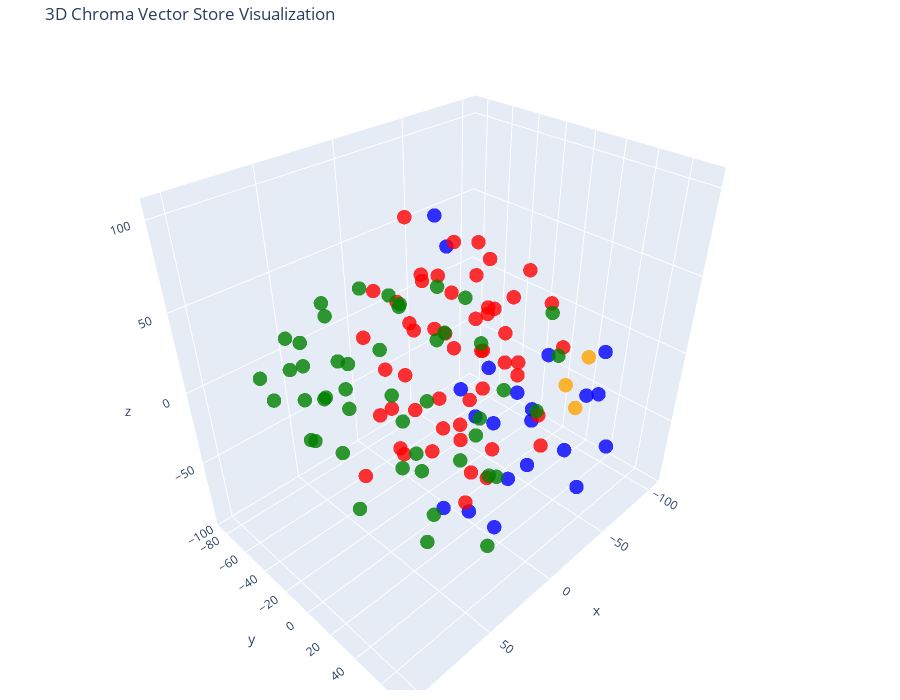

Here is the notebook cell this chart was saved with:
### Code cell
# Let's try 3D!

tsne = TSNE(n_components=3, random_state=42)
reduced_vectors = tsne.fit_transform(vectors)

# Create the 3D scatter plot
fig = go.Figure(data=[go.Scatter3d(
    x=reduced_vectors[:, 0],
    y=reduced_vectors[:, 1],
    z=reduced_vectors[:, 2],
    mode='markers',
    marker=dict(size=5, color=colors, opacity=0.8),
    text=[f"Type: {t}<br>Text: {d[:100]}..." for t, d in zip(doc_types, documents)],
    hoverinfo='text'
)])

fig.update_layout(
    title='3D Chroma Vector Store Visualization',
    scene=dict(xaxis_title='x', yaxis_title='y', zaxis_title='z'),
    width=900,
    height=700,
    margin=dict(r=20, b=10, l=10, t=40)
)

fig.show()

### Figure 1 — Plotly figure (JSON) as saved in the notebook; plotly's stock layout.template omitted (floating-point values rounded to 4 significant figures)
{"data": [{"hoverinfo": "text", "marker": {"color": ["blue", "blue", "blue", "blue", "blue", "blue", "blue", "blue", "blue", "blue", "blue", "blue", "blue", "blue", "blue", "blue", "blue", "blue", "blue", "blue", "blue", "red", "red", "red", "red", "red", "red", "red", "red", "red", "red", "red", "red", "red", "red", "red", "red", "red", "red", "red", "red", "red", "red", "red", "red", "red", "red", "red", "red", "red", "red", "red", "red", "red", "red", "red", "red", "red", "red", "red", "red", "red", "red", "red", "red", "red", "red", "red", "red", "red", "red", "red", "red", "orange", "orange", "orange", "green", "green", "green", "green", "green", "green", "green", "green", "green", "green", "green", "green", "green", "green", "green", "green", "green", "green", "green", "green", "green", "green", "green", "green", "green", "green", "green", "green", "green", "green", "green", "green", "green", "green", "green", "green", "green", "green", "green", "green", "green", "green", "green", "green", "green", "green", "green"], "opacity": 0.8, "size": 5}, "mode": "markers", "text": ["Type: products<br>Text: # Product Summary\n\n# Rellm: AI-Powered Enterprise Reinsurance Solution\n\n## Summary\n\nRellm is an inno...", "Type: products<br>Text: ### Seamless Integrations\nRellm's architecture is designed for effortless integration with existing ...", "Type: products<br>Text: ### Regulatory Compliance Tools\nRellm includes built-in compliance tracking features to help organiz...", "Type: products<br>Text: Join the growing number of organizations leveraging Rellm to enhance their reinsurance processes whi...", "Type: products<br>Text: Experience the future of reinsurance with Rellm, where innovation meets reliability. Let Insurellm h...", "Type: products<br>Text: # Product Summary\n\n# Markellm\n\n## Summary\n\nMarkellm is an innovative two-sided marketplace designed ...", "Type: products<br>Text: - **User-Friendly Interface**: Designed with user experience in mind, Markellm features an intuitive...", "Type: products<br>Text: - **Customer Support**: Our dedicated support team is always available to assist both consumers and ...", "Type: products<br>Text: ### For Insurance Companies:\n- **Basic Listing Fee**: $199/month for a featured listing on the platf...", "Type: products<br>Text: ### Q3 2025\n- Initiate a comprehensive marketing campaign targeting both consumers and insurers to i...", "Type: products<br>Text: # Product Summary\n\n# Homellm\n\n## Summary\nHomellm is an innovative home insurance product developed b...", "Type: products<br>Text: ### 2. Dynamic Pricing Model\nWith Homellm's innovative dynamic pricing model, insurance providers ca...", "Type: products<br>Text: ### 5. Multi-Channel Integration\nHomellm seamlessly integrates into existing insurance platforms, pr...", "Type: products<br>Text: - **Basic Tier:** Starting at $5,000/month for small insurers with basic integration features.\n- **S...", "Type: products<br>Text: All tiers include a comprehensive training program and ongoing updates to ensure optimal performance...", "Type: products<br>Text: With Homellm, Insurellm is committed to transforming the landscape of home insurance, ensuring both ...", "Type: products<br>Text: # Product Summary\n\n# Carllm\n\n## Summary\n\nCarllm is an innovative auto insurance product developed by...", "Type: products<br>Text: - **Instant Quoting**: With Carllm, insurance companies can offer near-instant quotes to customers, ...", "Type: products<br>Text: - **Mobile Integration**: Carllm is designed to work seamlessly with mobile applications, providing ...", "Type: products<br>Text: - **Professional Tier**: $2,500/month\n  - For medium-sized companies.\n  - All Basic Tier features pl...", "Type: products<br>Text: ### Q2 2025: Customer Experience Improvements\n- Launch of a new **mobile app** for end-users.\n- Intr...", "Type: contracts<br>Text: # Contract with GreenField Holdings for Markellm\n\n**Effective Date:** November 15, 2023  \n**Contract...", "Type: contracts<br>Text: ## Renewal\n1. **Automatic Renewal**: This contract will automatically renew for sequential one-year ...", "Type: contracts<br>Text: ## Features\n1. **AI-Powered Matching**: Access to advanced algorithms that connect GreenField Holdin...", "Type: contracts<br>Text: ## Support\n1. **Customer Support Access**: The Client will have access to dedicated support through ...", "Type: contracts<br>Text: **Signatures:**  \n_________________________                           _________________________  \n**...", "Type: contracts<br>Text: # Contract with Apex Reinsurance for Rellm: AI-Powered Enterprise Reinsurance Solution\n\n## Terms\n\n1....", "Type: contracts<br>Text: ## Renewal\n\n1. **Automatic Renewal**: This Agreement will automatically renew for successive one-yea...", "Type: contracts<br>Text: 2. **Seamless Integrations**: The architecture of Rellm allows for easy integration with existing sy...", "Type: contracts<br>Text: 1. **Technical Support**: Provider shall offer dedicated technical support to the Client via phone, ...", "Type: contracts<br>Text: **Insurellm, Inc.**  \n_____________________________  \nAuthorized Signature   \nDate: ________________...", "Type: contracts<br>Text: # Contract with Greenstone Insurance for Homellm\n\n---\n\n## Terms\n\n1. **Parties**: This Contract (\"Agr...", "Type: contracts<br>Text: 4. **Payment Terms**: \n   - The Customer shall pay an amount of $10,000 per month for the Standard T...", "Type: contracts<br>Text: ---\n\n## Features\n\n- **AI-Powered Risk Assessment**: Customer will have access to enhanced risk evalu...", "Type: contracts<br>Text: - **Customer Portal**: A dedicated portal will be provided, allowing the Customer's clients to manag...", "Type: contracts<br>Text: ______________________________  \n[Name], [Title]  \nDate: ______________________\n\n**For Greenstone In...", "Type: contracts<br>Text: # Contract with Roadway Insurance Inc. for Carllm\n\n---\n\n## Terms\n\n1. **Agreement Effective Date**: T...", "Type: contracts<br>Text: ---\n\n## Renewal\n\n1. **Automatic Renewal**: This agreement will automatically renew for an additional...", "Type: contracts<br>Text: ---\n\n## Features\n\n1. **Access to Core Features**: Roadway Insurance Inc. will have access to all Pro...", "Type: contracts<br>Text: ---\n\n## Support\n\n1. **Technical Support**: Roadway Insurance Inc. will receive priority technical su...", "Type: contracts<br>Text: # Contract with Stellar Insurance Co. for Rellm\n\n## Terms\nThis contract is made between **Insurellm*...", "Type: contracts<br>Text: ### Termination\nEither party may terminate this agreement with a **30-day written notice**. In the e...", "Type: contracts<br>Text: ## Features\nStellar Insurance Co. will receive access to the following features of the Rellm product...", "Type: contracts<br>Text: ## Support\nInsurellm provides Stellar Insurance Co. with the following support services:\n\n- **24/7 T...", "Type: contracts<br>Text: # Contract with TechDrive Insurance for Carllm\n\n**Contract Date:** October 1, 2024  \n**Contract Dura...", "Type: contracts<br>Text: ## Renewal\n\n1. **Automatic Renewal**: This contract shall automatically renew for additional one-yea...", "Type: contracts<br>Text: ## Support\n\n1. **Customer Support**: Insurellm will provide 24/7 customer support to TechDrive Insur...", "Type: contracts<br>Text: **TechDrive Insurance Representative:**  \nName: Sarah Johnson  \nTitle: Operations Director  \nDate: _...", "Type: contracts<br>Text: # Contract with Belvedere Insurance for Markellm\n\n## Terms\nThis Contract (\"Agreement\") is made and e...", "Type: contracts<br>Text: ## Renewal\n1. **Renewal Terms**: This Agreement may be renewed for additional one-year terms upon mu...", "Type: contracts<br>Text: ## Features\n1. **AI-Powered Matching**: Belvedere Insurance will benefit from Markellm's AI-powered ...", "Type: contracts<br>Text: ## Support\n1. **Technical Support**: Technical support will be available from 9 AM to 7 PM EST, Mond...", "Type: contracts<br>Text: **Belvedere Insurance**  \nSignature: ______________________  \nName: [Authorized Signatory]  \nTitle: ...", "Type: contracts<br>Text: # Contract with Velocity Auto Solutions for Carllm\n\n**Contract Date:** October 1, 2023  \n**Contract ...", "Type: contracts<br>Text: ## Renewal\n\n1. **Automatic Renewal**: This contract will automatically renew for successive 12-month...", "Type: contracts<br>Text: ## Support\n\n1. **Customer Support**: Velocity Auto Solutions will have access to Insurellm’s custome...", "Type: contracts<br>Text: # Contract with GreenValley Insurance for Homellm\n\n**Contract Date:** October 6, 2023  \n**Contract N...", "Type: contracts<br>Text: 4. **Confidentiality:** Both parties agree to maintain the confidentiality of proprietary informatio...", "Type: contracts<br>Text: 1. **AI-Powered Risk Assessment:** Access to advanced AI algorithms for real-time risk evaluations.\n...", "Type: contracts<br>Text: 3. **Regular Updates:** Insurellm will offer ongoing updates and enhancements to the Homellm platfor...", "Type: contracts<br>Text: # Contract with EverGuard Insurance for Rellm: AI-Powered Enterprise Reinsurance Solution\n\n**Contrac...", "Type: contracts<br>Text: 4. **Usage Rights**: EverGuard Insurance is granted a non-exclusive, non-transferable license to acc...", "Type: contracts<br>Text: 1. **Core Functionality**: Rellm provides EverGuard Insurance with advanced AI-driven analytics, sea...", "Type: contracts<br>Text: 1. **Customer Support**: Insurellm will provide EverGuard Insurance with 24/7 customer support, incl...", "Type: contracts<br>Text: ---\n\n**Signatures**  \n**For Insurellm**: __________________________  \n**Name**: John Smith  \n**Title...", "Type: contracts<br>Text: # Contract with BrightWay Solutions for Markellm\n\n**Contract Date:** October 5, 2023  \n**Contract ID...", "Type: contracts<br>Text: 3. **Service Level Agreement (SLA):**  \n   Insurellm commits to a 99.9% uptime for the platform with...", "Type: contracts<br>Text: 2. **Real-Time Quote Availability:**  \n   Consumers sourced via BrightWay Solutions will receive rea...", "Type: contracts<br>Text: 3. **Training and Onboarding:**  \n   Insurellm agrees to provide one free training session on how to...", "Type: contracts<br>Text: # Contract with Pinnacle Insurance Co. for Homellm\n\n## Terms\nThis contract (\"Contract\") is entered i...", "Type: contracts<br>Text: ## Renewal\n1. **Renewal Terms**: At the end of the initial term, this Contract shall automatically r...", "Type: contracts<br>Text: ## Features\n1. **AI-Powered Risk Assessment**: Utilized for tailored underwriting decisions specific...", "Type: contracts<br>Text: ## Support\n1. **Technical Support**: Insurellm shall provide 24/7 technical support via an email and...", "Type: company<br>Text: # Overview of Insurellm\n\nInsurellm is an innovative insurance tech firm with 200 employees across th...", "Type: company<br>Text: # Careers at Insurellm\n\nInsurellm is hiring! We are looking for talented software engineers, data sc...", "Type: company<br>Text: # About Insurellm\n\nInsurellm was founded by Avery Lancaster in 2015 as an insurance tech startup des...", "Type: employees<br>Text: # HR Record\n\n# Alex Chen\n\n## Summary\n- **Date of Birth:** March 15, 1990  \n- **Job Title:** Backend ...", "Type: employees<br>Text: ## Annual Performance History\n- **2020:**  \n  - Completed onboarding successfully.  \n  - Met expecta...", "Type: employees<br>Text: ## Compensation History\n- **2020:** Base Salary: $80,000  \n- **2021:** Base Salary Increase to $90,0...", "Type: employees<br>Text: Alex Chen continues to be a vital asset at Insurellm, contributing significantly to innovative backe...", "Type: employees<br>Text: # HR Record\n\n# Oliver Spencer\n\n## Summary\n- **Date of Birth**: May 14, 1990  \n- **Job Title**: Backe...", "Type: employees<br>Text: ## Annual Performance History\n- **2018**: **3/5** - Adaptable team player but still learning to take...", "Type: employees<br>Text: ## Compensation History\n- **March 2018**: Initial salary of $80,000.\n- **July 2019**: Salary increas...", "Type: employees<br>Text: # HR Record\n\n# Emily Tran\n\n## Summary\n- **Date of Birth:** March 18, 1991  \n- **Job Title:** Digital...", "Type: employees<br>Text: - **January 2017 - May 2018**: Marketing Intern  \n  - Supported the Marketing team by collaborating ...", "Type: employees<br>Text: - **2021**:  \n  - Performance Rating: Meets Expectations  \n  - Key Achievements: Contributed to the ...", "Type: employees<br>Text: - **Professional Development Goals**:  \n  - Emily Tran aims to become a Marketing Manager within the...", "Type: employees<br>Text: # HR Record\n\n# Jordan Blake\n\n## Summary\n- **Date of Birth:** March 15, 1993  \n- **Job Title:** Sales...", "Type: employees<br>Text: ## Annual Performance History\n- **2021:** First year at Insurellm; achieved 90% of monthly targets. ...", "Type: employees<br>Text: ## Other HR Notes\n- Jordan has shown an interest in continuing education, actively participating in ...", "Type: employees<br>Text: # Avery Lancaster\n\n## Summary\n- **Date of Birth**: March 15, 1985  \n- **Job Title**: Co-Founder & Ch...", "Type: employees<br>Text: - **2010 - 2013**: Business Analyst at Edge Analytics  \n  Prior to joining Innovate, Avery worked as...", "Type: employees<br>Text: - **2018**: **Exceeds Expectations**  \n  Under Avery’s pivoted vision, Insurellm launched two new su...", "Type: employees<br>Text: - **2022**: **Satisfactory**  \n  Avery focused on rebuilding team dynamics and addressing employee c...", "Type: employees<br>Text: ## Compensation History\n- **2015**: $150,000 base salary + Significant equity stake  \n- **2016**: $1...", "Type: employees<br>Text: ## Other HR Notes\n- **Professional Development**: Avery has actively participated in leadership trai...", "Type: employees<br>Text: # HR Record\n\n# Maxine Thompson\n\n## Summary\n- **Date of Birth:** January 15, 1991  \n- **Job Title:** ...", "Type: employees<br>Text: ## Insurellm Career Progression\n- **January 2017 - October 2018**: **Junior Data Engineer**  \n  * Ma...", "Type: employees<br>Text: ## Annual Performance History\n- **2017**: *Meets Expectations*  \n  Maxine showed potential in her ro...", "Type: employees<br>Text: - **2021**: *Exceeds Expectations*  \n  Maxine spearheaded the transition to a new data warehousing s...", "Type: employees<br>Text: ## Compensation History\n- **2017**: $70,000 (Junior Data Engineer)  \n- **2018**: $75,000 (Junior Dat...", "Type: employees<br>Text: # Samantha Greene\n\n## Summary\n- **Date of Birth:** October 14, 1990\n- **Job Title:** HR Generalist\n-...", "Type: employees<br>Text: ## Annual Performance History\n- **2020:** Exceeds Expectations  \n  Samantha Greene demonstrated exce...", "Type: employees<br>Text: ## Compensation History\n- **2020:** Base Salary - $55,000  \n  The entry-level salary matched industr...", "Type: employees<br>Text: - **2023:** Base Salary - $70,000  \n  Recognized for substantial improvement in employee relations m...", "Type: employees<br>Text: # HR Record\n\n# Alex Thomson\n\n## Summary\n- **Date of Birth:** March 15, 1995  \n- **Job Title:** Sales...", "Type: employees<br>Text: ## Annual Performance History  \n- **2022** - Rated as \"Exceeds Expectations.\" Alex Thomson achieved ...", "Type: employees<br>Text: ## Other HR Notes\n- Alex Thomson is an active member of the Diversity and Inclusion committee at Ins...", "Type: employees<br>Text: # HR Record\n\n# Samuel Trenton\n\n## Summary\n- **Date of Birth:** April 12, 1989  \n- **Job Title:** Sen...", "Type: employees<br>Text: ## Annual Performance History\n- **2023:** Rating: 4.5/5  \n  *Samuel exceeded expectations, successfu...", "Type: employees<br>Text: ## Compensation History\n- **2023:** Base Salary: $115,000 + Bonus: $15,000  \n  *Annual bonus based o...", "Type: employees<br>Text: - **Engagement in Company Culture:** Regularly participates in team-building events and contributes ...", "Type: employees<br>Text: # HR Record\n\n# Alex Harper\n\n## Summary\n- **Date of Birth**: March 15, 1993  \n- **Job Title**: Sales ...", "Type: employees<br>Text: ## Annual Performance History  \n- **2021**:  \n  - **Performance Rating**: 4.5/5  \n  - **Key Achievem...", "Type: employees<br>Text: - **2022**:  \n  - **Base Salary**: $65,000 (Promotion to Senior SDR)  \n  - **Bonus**: $13,000 (20% o...", "Type: employees<br>Text: # HR Record\n\n# Jordan K. Bishop\n\n## Summary\n- **Date of Birth:** March 15, 1990\n- **Job Title:** Fro...", "Type: employees<br>Text: ## Annual Performance History\n- **2019:** Exceeds Expectations - Continuously delivered high-quality...", "Type: employees<br>Text: ## Compensation History\n- **June 2018:** Starting Salary - $85,000\n- **June 2019:** Salary Increase ...", "Type: employees<br>Text: ## Other HR Notes\n- Jordan K. Bishop has been an integral part of club initiatives, including the In...", "Type: employees<br>Text: # HR Record\n\n# Emily Carter\n\n## Summary\n- **Date of Birth:** August 12, 1990  \n- **Job Title:** Acco...", "Type: employees<br>Text: - **2017-2019:** Marketing Intern  \n  - Assisted with market research and campaign development for s...", "Type: employees<br>Text: ## Compensation History\n| Year | Base Salary | Bonus         | Total Compensation |\n|------|--------...", "Type: employees<br>Text: Emily Carter exemplifies the kind of talent that drives Insurellm's success and is an invaluable ass..."], "type": "scatter3d", "x": [-36.84, -1.554, -60.15, -40.11, -17.58, -11.61, 17.37, -1.099, 2.165, -23.17, -28.18, -35.72, -26.07, -56.54, -58.53, -0.01441, -54.59, -73.54, -77.45, 37.22, -48.52, -6.952, -84.21, -92.66, -104.8, -45.97, 11.21, -11.02, -52.93, -7.455, -39.83, -43.32, -55.77, -13.16, -33.5, -32.02, 22.28, -88.36, -53.39, 35.72, -49.54, -68.9, -44.7, -35.26, 12.3, -77.14, 58.81, 17.03, 22.23, -96.12, -6.776, -4.726, -17.42, 21.52, 1.6, 5.953, -66.02, -67.9, -29.06, -61.93, 3.593, -16.71, -33.32, -15.75, -25.47, -47.1, -49.34, -28.25, -9.843, -32.07, -91.25, -12.17, -15.61, -31.41, -31.79, -18.91, 57.23, 51.3, 59.3, 0.1571, 40.84, 41.55, 52.11, 39.41, 51.3, 80.52, 49.26, 77.84, 42.32, 37.13, 9.007, 12.3, 14.61, 2.27, 94.96, 9.404, 103.6, 28.92, 36.98, 21.93, 53.32, 88.67, 53.33, 78.97, 88.14, 64.03, 76.14, 62.22, 73.89, 49.12, 76.11, 69.18, 70.11, 95.81, 85.17, 50.76, 27.49, 69.31, 35.69, 43.0, 64.55, 75.28, -15.65], "y": [28.0, -14.64, 19.16, 50.7, 42.71, 33.78, 10.48, 13.66, 36.99, 72.65, 6.865, -14.53, -18.36, -23.31, -0.7759, 55.39, 51.58, 47.66, 46.01, 32.42, 72.14, -85.21, -53.32, 6.242, -33.49, -16.21, 17.52, -47.48, 23.47, -73.13, -38.45, -23.44, -53.27, -20.55, -39.08, -12.57, -16.94, -25.19, 24.37, -4.45, -75.84, -68.6, -0.532, -61.49, -17.41, 3.146, -7.008, -19.55, 32.35, -60.68, 9.396, -49.34, -28.74, -37.81, -50.62, -49.8, -14.1, -30.34, -39.92, -40.75, 16.57, 7.578, 18.51, 6.497, 1.756, -38.48, -11.26, 3.441, -23.91, -65.53, -40.06, -29.35, -51.11, 52.79, 64.41, 68.48, 70.21, 16.72, -15.79, 68.5, 57.47, 30.62, -23.4, -49.77, -49.16, -52.5, -69.75, 58.06, -1.803, 42.13, 65.29, 31.31, 8.566, 10.86, -37.02, 44.66, 46.08, -39.56, -6.768, -16.24, -39.75, 16.33, 4.162, -6.679, -6.063, 39.62, -4.838, 27.35, 61.11, 72.54, -27.68, 51.39, 37.94, -7.507, 18.27, 72.94, 16.72, -51.53, 64.77, 25.02, -47.07, -31.06, 51.53], "z": [-26.75, 90.79, -4.68, -45.66, -15.42, -60.32, -79.79, -93.83, -87.34, -48.0, -44.35, -55.77, -31.34, -33.36, -41.97, -28.07, -13.69, -25.12, 2.091, 104.4, -34.8, -16.38, -47.83, -20.85, 13.74, 49.9, -27.03, 76.22, 35.05, 21.96, 54.68, 8.738, -32.34, -55.61, -4.221, 66.36, -52.06, -56.5, -66.67, -31.46, 11.1, -2.357, -12.09, 26.64, -25.2, -68.43, -38.36, 0.6497, -56.2, -26.92, -68.33, 25.63, 45.55, -35.46, -48.81, -16.53, 17.92, 2.165, -51.87, 23.98, -4.152, -12.05, 3.082, 13.51, 34.92, -83.11, -89.36, -91.13, 16.65, -13.39, -30.89, -79.24, 5.705, 6.465, 29.84, 6.956, 35.64, 74.3, 2.977, 48.27, 28.16, 58.58, 23.7, 6.03, -13.43, -0.1905, -2.344, 20.54, 9.967, -9.514, 18.9, 43.38, 40.14, 56.17, 29.58, 20.64, 7.566, 51.85, 64.54, 49.36, 53.2, 11.49, 46.18, 26.01, 4.771, 10.3, 70.83, -7.998, -6.777, -37.94, 45.91, -36.03, 32.06, 50.15, 47.52, 9.749, 74.88, 34.05, -6.445, 21.42, -33.91, 8.949, 57.21]}], "layout": {"height": 700, "margin": {"b": 10, "l": 10, "r": 20, "t": 40}, "scene": {"xaxis": {"title": {"text": "x"}}, "yaxis": {"title": {"text": "y"}}, "zaxis": {"title": {"text": "z"}}}, "title": {"text": "3D Chroma Vector Store Visualization"}, "width": 900}}
